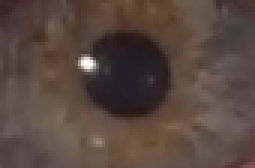
#> input picture imagenes/roi.png, 85 x 56 px (shown 3 times larger)
$ python -i comparar_registros.py   (imports and definitions only)
#> lines starting #> are read from the running program, lines starting #| are printed output that depends on the picture
"""Procesa videos del TP y compara latencia/amplitud entre registros.

Ejecutar desde la raiz: python3 src/comparar_registros.py
No modifica main.py ni las ROI/mascaras existentes.
"""
from pathlib import Path
import contextlib
import io
import warnings

import cv2
import numpy as np
import pandas as pd
import matplotlib
# [1 line not run here, left out]
import matplotlib.pyplot as plt

from funciones_modulo3 import modulo3

RAIZ = Path(__file__).resolve().parent.parent
CARPETA_VIDEOS = RAIZ / 'datos' / 'Videos_ojo'
RESULTADOS = RAIZ / 'resultados'
EXTENSIONES = {'.mp4', '.mov', '.avi', '.mkv'}

# Metodo y morfologia previamente seleccionados con la referencia manual
# del video de desarrollo. NO son reevaluados automaticamente para cada video.
METODO = 'Watershed'
MORFOLOGIA = 'Dilatacion'


def preparar_roi_automatica(ruta):
    """Busca una pupila visible para aportar una ROI propia de cada video a 3.1.

    Es una inicializacion automatica aproximada; NO reemplaza una referencia manual.
    Si no encuentra un circulo convincente, falla en lugar de reutilizar otra ROI.
    """
#> called with ruta = '../imagenes/roi.png'
    cap = cv2.VideoCapture(str(ruta))
    if not cap.isOpened():
        raise ValueError('No se pudo abrir el video')
    fps = cap.get(cv2.CAP_PROP_FPS)
    if fps <= 0:
        cap.release()
        raise ValueError('FPS invalido')
    total = int(cap.get(cv2.CAP_PROP_FRAME_COUNT))
    # Probar frames de varios momentos; evitar el medio del estimulo si es posible
    segundos = [0.5, 1.0, 0.1, 2.5, 4.0]
    try:
        for s in segundos:
            indice = min(max(0, int(s * fps)), max(0, total - 1))
            cap.set(cv2.CAP_PROP_POS_FRAMES, indice)
            ok, frame = cap.read()
            if not ok:
                continue
            gris = cv2.cvtColor(frame, cv2.COLOR_BGR2GRAY)
            alto, ancho = gris.shape
            suavizada = cv2.GaussianBlur(gris, (7, 7), 1.5)
            circulos = cv2.HoughCircles(
                suavizada, cv2.HOUGH_GRADIENT, dp=1.2,
                minDist=25, param1=100, param2=22,
                minRadius=max(5, round(ancho * .010)),
                maxRadius=max(10, round(ancho * .085))
            )
            if circulos is None:
                continue
            opciones = []
            yy, xx = np.ogrid[:alto, :ancho]
            for cx, cy, r in circulos[0]:
                # Restringir busqueda al area central, evitando bordes del rostro
                if not (.12 * ancho < cx < .88 * ancho and .15 * alto < cy < .85 * alto):
                    continue
                d2 = (xx - cx)**2 + (yy - cy)**2
                interior = gris[d2 <= (.75*r)**2]
                anillo = gris[(d2 >= (1.25*r)**2) & (d2 <= (1.7*r)**2)]
                if interior.size < 10 or anillo.size < 10:
                    continue
                contraste = float(np.median(anillo) - np.median(interior))
                if contraste < 12:
                    continue
                opciones.append((contraste, float(cx), float(cy), float(r)))
            if not opciones:
                continue
            _, cx, cy, r = max(opciones)
            # ROI local amplia, incluye la pupila y un margen de iris
            m = int(round(2.0 * r))
            x1, x2 = max(0, round(cx) - m), min(ancho, round(cx) + m + 1)
            y1, y2 = max(0, round(cy) - m), min(alto, round(cy) + m + 1)
            roi = frame[y1:y2, x1:x2].copy()
            roi_gris = cv2.cvtColor(roi, cv2.COLOR_BGR2GRAY)
            # Mascara inicial por intensidad dentro de un disco alrededor del centro
            yc, xc = cy - y1, cx - x1
            y, x = np.ogrid[:roi_gris.shape[0], :roi_gris.shape[1]]
            dist = np.hypot(x - xc, y - yc)
            zona = dist <= 1.35 * r
            valores = roi_gris[zona]
            if len(valores) < 20:
                continue
            umbral, _ = cv2.threshold(valores.reshape(-1, 1), 0, 255,
                                      cv2.THRESH_BINARY + cv2.THRESH_OTSU)
            mascara = ((roi_gris <= umbral) & zona).astype(np.uint8)
            n, etiquetas, stats, centros = cv2.connectedComponentsWithStats(mascara, 8)
            if n <= 1:
                continue
            elegible = min(range(1, n), key=lambda i: np.hypot(centros[i, 0]-xc, centros[i, 1]-yc))
            mascara = (etiquetas == elegible).astype(np.uint8) * 255
            mascara = cv2.morphologyEx(mascara, cv2.MORPH_CLOSE,
                                       cv2.getStructuringElement(cv2.MORPH_ELLIPSE, (3, 3)))
            area = np.count_nonzero(mascara)
            if not (.25*np.pi*r*r <= area <= 2.5*np.pi*r*r):
                continue
            return frame, roi, roi_gris, mascara, s
#> this loop made 5 passes
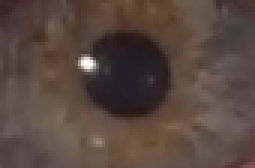
#> input picture imagenes/roi.png, 85 x 56 px (shown 3 times larger)
#> pass 1, in preparar_roi_automatica, `gris = cv2.cvtColor(frame, cv2.COLOR_BGR2GRAY)`:
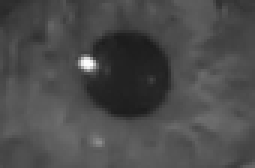
#> gris: shape (56, 85) (shown 3 times larger); min 28, max 252, mean 75.1
#> frame is the input picture: shape (56, 85, 3); mean B, G, R 63.3, 71, 88
    finally:
        cap.release()
#> (the run stopped early here; a loop or call above may not have finished)
